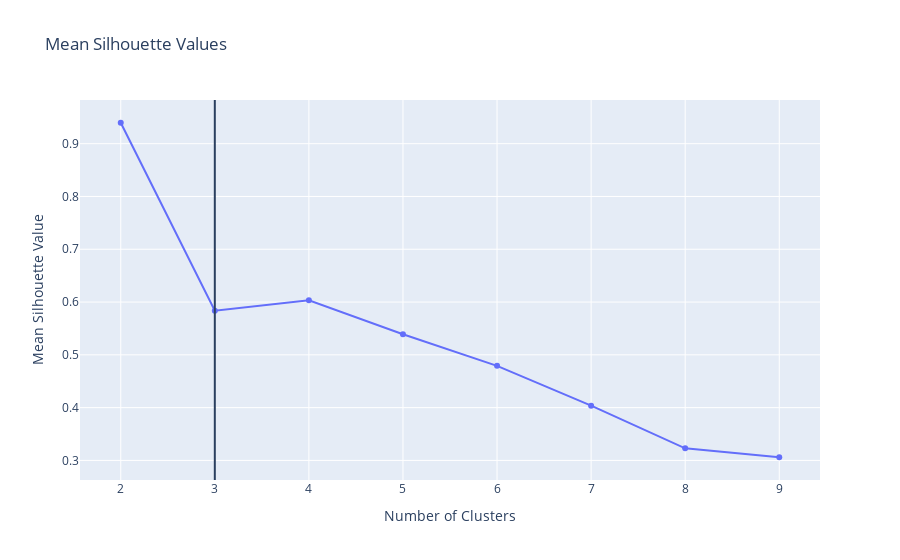

The notebook cell saved with this chart:
### Code cell
fig  = go.Figure()
fig.add_trace(go.Scatter(x = k_clusters, y = silhouette_score_values))

fig.update_layout(title = 'Mean Silhouette Values', xaxis_title = 'Number of Clusters', yaxis_title = 'Mean Silhouette Value')
fig.add_vline(x = 3)

fig.show()

### Figure 1 — Plotly figure (JSON) as saved in the notebook; plotly's stock layout.template omitted (floating-point values rounded to 4 significant figures)
{"data": [{"type": "scatter", "x": [2, 3, 4, 5, 6, 7, 8, 9], "y": [0.9396, 0.5837, 0.6035, 0.5391, 0.4792, 0.4036, 0.3229, 0.306]}], "layout": {"autosize": true, "shapes": [{"type": "line", "x0": 3, "x1": 3, "xref": "x", "y0": 0, "y1": 1, "yref": "y domain"}], "title": {"text": "Mean Silhouette Values"}, "xaxis": {"autorange": true, "range": [1.587, 9.413], "title": {"text": "Number of Clusters"}, "type": "linear"}, "yaxis": {"autorange": true, "range": [0.2596, 0.9861], "title": {"text": "Mean Silhouette Value"}, "type": "linear"}}}
